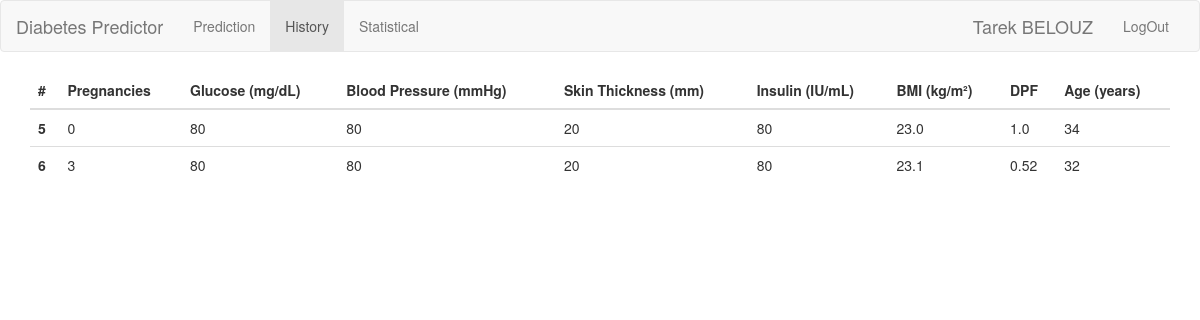
The app's page /history (signed in) with its own data.
### tables this page shows
CREATE TABLE historique(
id INTEGER PRIMARY KEY,
username TEXT,
password TEXT,
pregnancies TEXT,
glucose TEXT,
bloodpressure TEXT,
skinthickness TEXT,
insulin TEXT,
bmi TEXT,
dpf TEXT,
age TEXT,
pdate TEXT
);

### app.py (the view)
@app.route('/history', methods=['GET'])
def get_all_history():
    reddit_data = []
    dbHistory = get_connection()
    historyCursor = dbHistory.cursor()
    username = session['username']
    result = historyCursor.execute("SELECT * FROM historique where username = ?", (username,))
    for row in result:
        element = {"id": row[0], "pregnancies": row[3],
                   "glucose": row[4], "bloodpressure": row[5], "skinthickness": row[6],
                   "insulin": row[7], "bmi": row[8], "dpf": row[9], "age": row[10]
                   }
        reddit_data.append(element)
    dbHistory.close()
    nom = session.get('nom')
    prenom = session.get('prenom')
    return render_template("history.html", data=reddit_data, message= prenom + " " + nom)

### app.py (called while the page is built)
def get_connection():
    connection = sqlite3.connect('res.sqlite')
    return connection

### templates/history.html (shortened to what this page needs)
<!DOCTYPE html>
<html lang="en">
<head>
    <link rel="stylesheet" href="https://maxcdn.bootstrapcdn.com/bootstrap/3.4.1/css/bootstrap.min.css">
</head>
<body>
<nav class="navbar navbar-default">
    <div class="container-fluid">
        <div class="navbar-header">
            <a class="navbar-brand" href="#">Diabetes Predictor</a>
        </div>
        <ul class="nav navbar-nav">
            <li><a href="/predict">Prediction</a></li>
            <li class="active"><a href="/history">History</a></li>
            <li><a href="/statistical">Statistical</a></li>
        </ul>
        <div class="nav navbar-nav" style="float: right;">
            <li class="navbar-brand">{{ message }}</li>
            <li><a href="/logout">LogOut</a></li>
        </div>
    </div>
</nav>
<div class="container">
    <table class="table">
        <thead>
        <tr>
            <th scope="col">#</th>
            <th scope="col">Pregnancies</th>
            <th scope="col">Glucose (mg/dL)</th>
            <th scope="col">Blood Pressure (mmHg)</th>
            <th scope="col">Skin Thickness (mm)</th>
            <th scope="col">Insulin (IU/mL)</th>
            <th scope="col">BMI (kg/m²)</th>
            <th scope="col">DPF</th>
            <th scope="col">Age (years)</th>
        </tr>
        </thead>
        <tbody>
        {% for item in data %}
        <tr>
            <th scope="row">{{ item.id }}</th>
            <td>{{ item.pregnancies }}</td>
            <td>{{ item.glucose }}</td>
            <td>{{ item.bloodpressure }}</td>
            <td>{{ item.skinthickness }}</td>
            <td>{{ item.insulin }}</td>
            <td>{{ item.bmi }}</td>
            <td>{{ item.dpf }}</td>
            <td>{{ item.age }}</td>
        </tr>
        {% endfor %}
        </tbody>
    </table>
</div>
</body>
</html>

### records on screen
historique: id "5", pregnancies "0", glucose "80", bloodpressure "80", skinthickness "20", insulin "80", bmi "23.0", dpf "1.0", age "34"
historique: id "6", pregnancies "3", glucose "80", bloodpressure "80", skinthickness "20", insulin "80", bmi "23.1", dpf "0.52", age "32"

### other values on screen
{{ message }} "Tarek BELOUZ"
